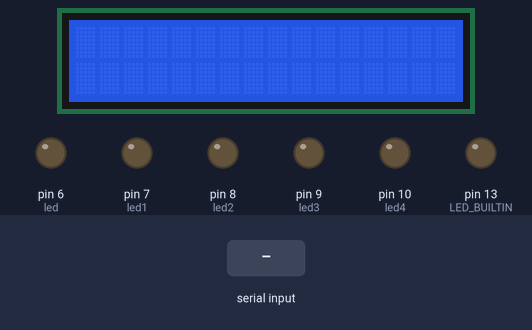
The sketch below on a simulated Arduino Uno, built with avr-gcc and run on an emulated ATmega328P. Parts: 16×2 character LCD, output pins drawn as LEDs (lit = HIGH). Dashed ring = blinking. Inputs (shaded band) come from the test bench.

Above: at 1.2 s.
1.3 s: "1" received over Serial
At 1.4 s:
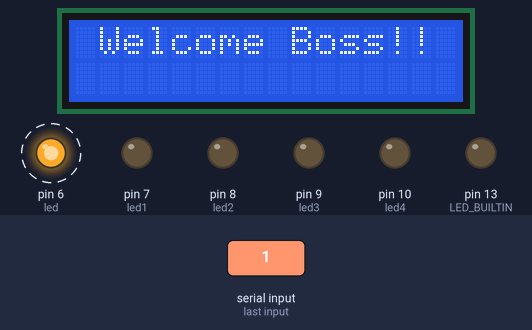
At 1.8 s:
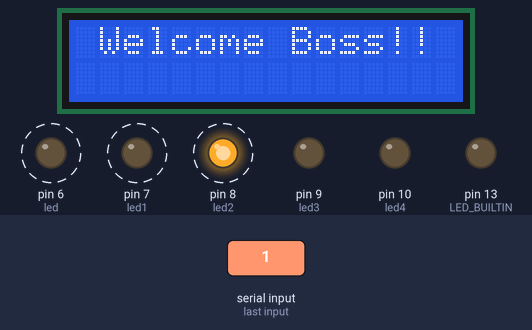
3.4 s: "0" received over Serial
At 4.6 s:
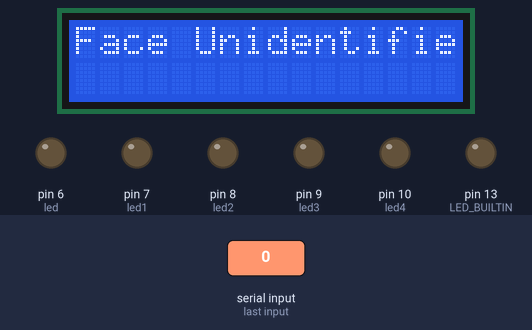
Timing chart, 0 to 6.4 s (numbered marks = the images above; inputs shaded):
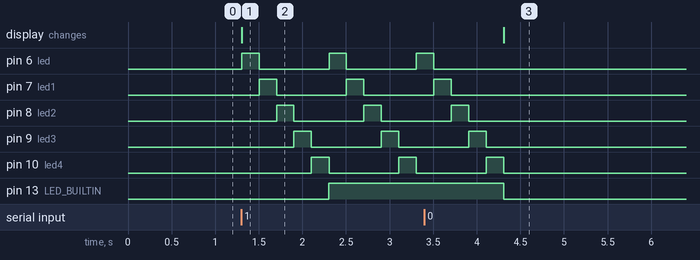

Measured:
- after the input at 1.3 s, pin 6 (led): alternates HIGH for 0.20 s and LOW for 0.80 s, starting at once; pin 7 (led1): alternates HIGH for 0.20 s and LOW for 0.80 s, starting after 0.20 s
- after the input at 3.4 s, pin 6 (led): goes on until 3.5 s, then stays LOW; pin 7 (led1): goes on until 3.7 s, then stays LOW; pin 8 (led2): goes on until 3.9 s, then stays LOW; pin 9 (led3): goes on until 4.1 s, then stays LOW; pin 10 (led4): goes on until 4.3 s, then stays LOW; the display: changes after 0.91 s (image 3)

The sketch:

ard_chaser.ino
```cpp
// IF you are unable to upload the file to Arduino then uncomment the "Adafruit_SSD1306.h"
// and "SimpleDHT.h"
//#include <Adafruit_SSD1306.h>
//#include <SimpleDHT.h>
#include <LiquidCrystal.h>

#define led 6
#define led1 7
#define led2 8
#define led3 9
#define led4 10
int data, flag = 2;

LiquidCrystal lcd(12, 11, 5, 4, 3, 2);

void setup()
{
  pinMode(led, OUTPUT);
  pinMode(led1, OUTPUT);
  pinMode(led2, OUTPUT);
  pinMode(led3, OUTPUT);
  pinMode(led4, OUTPUT);
  pinMode(LED_BUILTIN, OUTPUT);
  Serial.begin(9600);
  digitalWrite(led, LOW);
  digitalWrite(led1, LOW);
  digitalWrite(LED_BUILTIN, LOW);
  lcd.begin(16, 2);
  lcd.setCursor (0,0);
  lcd.print("                ");
  lcd.setCursor (0,1);
  lcd.print("                ");
}

void loop()
{
  while( Serial.available() )
  {
    data = Serial.read();

    if (data == '1')
    {
      flag = 1;
    }
    else if(data == '0')
    {
      flag = 0;
    }
  }
  if(flag == 1)
    {
      lcd.setCursor (0,0);
      lcd.print(" Welcome Boss!!  ");
      digitalWrite(led, HIGH);
      digitalWrite(led1, LOW);
      digitalWrite(led2, LOW);
      digitalWrite(led3, LOW);
      digitalWrite(led4, LOW);
      delay(200);
      digitalWrite(led, LOW);
      digitalWrite(led1, HIGH);
      digitalWrite(led2, LOW);
      digitalWrite(led3, LOW);
      digitalWrite(led4, LOW);
      delay(200);
      digitalWrite(led, LOW);
      digitalWrite(led1, LOW);
      digitalWrite(led2, HIGH);
      digitalWrite(led3, LOW);
      digitalWrite(led4, LOW);
      delay(200);
      digitalWrite(led, LOW);
      digitalWrite(led1, LOW);
      digitalWrite(led2, LOW);
      digitalWrite(led3, HIGH);
      digitalWrite(led4, LOW);
      delay(200);
      digitalWrite(led, LOW);
      digitalWrite(led1, LOW);
      digitalWrite(led2, LOW);
      digitalWrite(led3, LOW);
      digitalWrite(led4, HIGH);
      delay(200);
      digitalWrite(LED_BUILTIN, HIGH);
    }
     else if (flag == 0)
    {
      lcd.setCursor (0,0);
      lcd.print("Face Unidentified  ");
      digitalWrite(led, LOW);
      digitalWrite(led1, LOW);
      digitalWrite(led2, LOW);
      digitalWrite(led3, LOW);
      digitalWrite(led4, LOW);
      digitalWrite(LED_BUILTIN, LOW);
    }
}
```
